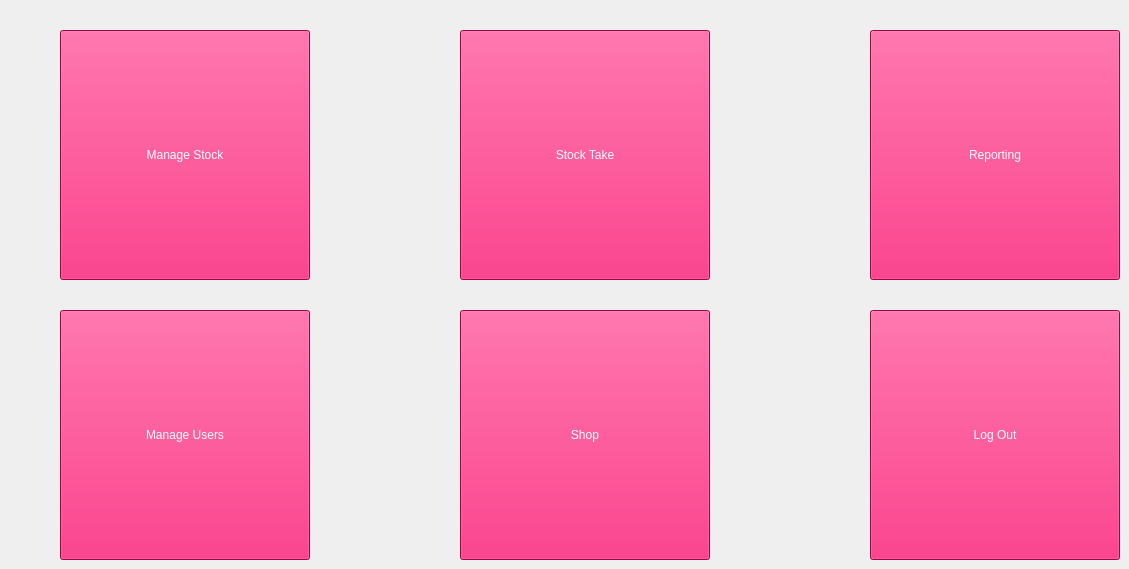
      <widget class="QWidget" name="HomeTab">
       <attribute name="title">
        <string>Home</string>
       </attribute>
       <widget class="QPushButton" name="StockTakeButton">
        <property name="geometry">
         <rect>
          <x>460</x>
          <y>30</y>
          <width>250</width>
          <height>250</height>
         </rect>
        </property>
        <property name="styleSheet">
         <string notr="true">background-color: rgb(232, 0, 90);
color: rgb(255, 255, 255);
font: 14pt &quot;Verdana&quot;;</string>
        </property>
        <property name="text">
         <string>Stock Take</string>
        </property>
       </widget>
       <widget class="QPushButton" name="LogOutButton">
        <property name="geometry">
         <rect>
          <x>870</x>
          <y>310</y>
          <width>250</width>
          <height>250</height>
         </rect>
        </property>
        <property name="styleSheet">
         <string notr="true">background-color: rgb(232, 0, 90);
color: rgb(255, 255, 255);
font: 14pt &quot;Verdana&quot;;</string>
        </property>
        <property name="text">
         <string>Log Out</string>
        </property>
       </widget>
       <widget class="QPushButton" name="ReportingButton">
        <property name="geometry">
         <rect>
          <x>870</x>
          <y>30</y>
          <width>250</width>
          <height>250</height>
         </rect>
        </property>
        <property name="styleSheet">
         <string notr="true">background-color: rgb(232, 0, 90);
color: rgb(255, 255, 255);
font: 14pt &quot;Verdana&quot;;</string>
        </property>
        <property name="text">
         <string>Reporting</string>
        </property>
       </widget>
       <widget class="QPushButton" name="ManageUsersButton">
        <property name="geometry">
         <rect>
          <x>60</x>
          <y>310</y>
          <width>250</width>
          <height>250</height>
         </rect>
        </property>
        <property name="styleSheet">
         <string notr="true">background-color: rgb(232, 0, 90);
color: rgb(255, 255, 255);
font: 14pt &quot;Verdana&quot;;</string>
        </property>
        <property name="text">
         <string>Manage Users</string>
        </property>
       </widget>
       <widget class="QPushButton" name="ShopButton">
        <property name="geometry">
         <rect>
          <x>460</x>
          <y>310</y>
          <width>250</width>
          <height>250</height>
         </rect>
        </property>
        <property name="styleSheet">
         <string notr="true">background-color: rgb(232, 0, 90);
color: rgb(255, 255, 255);
font: 14pt &quot;Verdana&quot;;</string>
        </property>
        <property name="text">
         <string>Shop</string>
        </property>
       </widget>
       <widget class="QPushButton" name="ManageStockButton">
        <property name="geometry">
         <rect>
          <x>60</x>
          <y>30</y>
          <width>250</width>
          <height>250</height>
         </rect>
        </property>
        <property name="styleSheet">
         <string notr="true">background-color: rgb(232, 0, 90);
color: rgb(255, 255, 255);
font: 14pt &quot;Verdana&quot;;</string>
        </property>
        <property name="text">
         <string>Manage Stock</string>
        </property>
       </widget>
      </widget>
